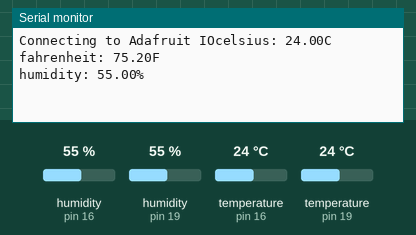
A sketch run on a simulated Arduino Uno, built with avr-gcc and run on an emulated ATmega328P. Shown: the last lines printed to the serial monitor. The test bench sets the inputs (shaded band); at power-on: humidity (sensors on pin 16, pin 19) 55 %, temperature (sensors on pin 16, pin 19) 24 °C.

Above: at 2.7 s.
2.8 s: humidity (sensor on pin 16) set to 22 %
At 7.5 s:
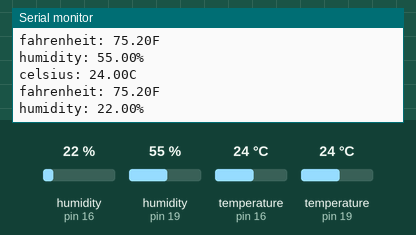
8.6 s: temperature (sensor on pin 16) set to 12 °C
At 13.2 s:
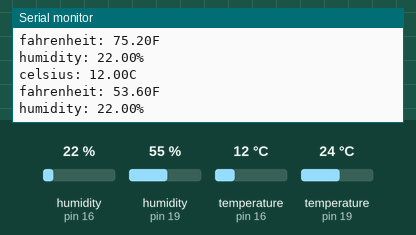
14.4 s: humidity (sensor on pin 16) set to 40 %
At 17.7 s:
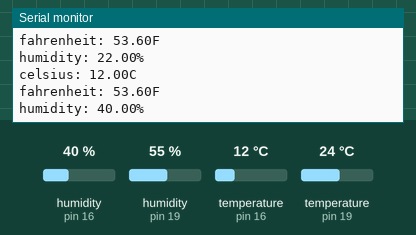
Timing chart, 0 to 19.2 s (numbered marks = the images above; inputs shaded):
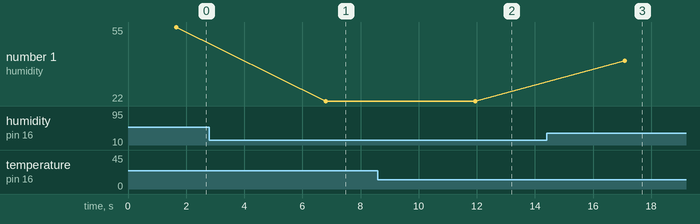

The sketch:

config.h.ino
```cpp
#include "DHT.h"
#include "config.h"
#include <Adafruit_Sensor.h>
#define DHT11PIN 16
#define inDHT11PIN 19

DHT dht(DHT11PIN, DHT11);
DHT indht(inDHT11PIN, DHT11);


AdafruitIO_Feed *temperature = io.feed("temperature");
AdafruitIO_Feed *humidity = io.feed("humidity");

AdafruitIO_Feed *intemperature = io.feed("intemperature");
AdafruitIO_Feed *inhumidity = io.feed("inhumidity");

void setup()
{

  Serial.begin(115200);
/* Start the DHT11 Sensor */
  while(! Serial);

  // initialize dht22
  dht.begin();
  indht.begin();
  // connect to io.adafruit.com
  Serial.print("Connecting to Adafruit IO");
  io.connect();

  // wait for a connection
  while(io.status() < AIO_CONNECTED) {
    Serial.print(".");
    delay(500);
  Serial.println();
  Serial.println(io.statusText());
}
}

void loop()
{
  io.run();


  float humi = dht.readHumidity();
  float temp = dht.readTemperature();
  float inhumi = indht.readHumidity();
  float intemp = indht.readTemperature();

   float celsius = temp;
  float fahrenheit = (celsius * 1.8) + 32;

    float incelsius = temp;
  float infahrenheit = (incelsius * 1.8) + 32;

  Serial.print("celsius: ");
  Serial.print(celsius);
  Serial.println("C");

  Serial.print("fahrenheit: ");
  Serial.print(fahrenheit);
  Serial.println("F");

  inhumidity->save(inhumi);
  intemperature->save(infahrenheit);

  Serial.print("humidity: ");
  Serial.print(humi);
  Serial.println("%");

  humidity->save(humi);
  delay(5000);
}
```

config.h
```cpp
/************************ Adafruit IO Config *******************************/

// visit io.adafruit.com if you need to create an account,
// or if you need your Adafruit IO key.
#define IO_USERNAME "ytian27"
#define IO_KEY "aio_YfXC65LbeoRybQtG87A4NKnzCkkz"

/******************************* WIFI **************************************/

// the AdafruitIO_WiFi client will work with the following boards:
//   - HUZZAH ESP8266 Breakout -> https://www.adafruit.com/products/2471
//   - Feather HUZZAH ESP8266 -> https://www.adafruit.com/products/2821
//   - Feather HUZZAH ESP32 -> https://www.adafruit.com/product/3405
//   - Feather M0 WiFi -> https://www.adafruit.com/products/3010
//   - Feather WICED -> https://www.adafruit.com/products/3056
//   - Adafruit PyPortal -> https://www.adafruit.com/product/4116
//   - Adafruit Metro M4 Express AirLift Lite ->
//   https://www.adafruit.com/product/4000
//   - Adafruit AirLift Breakout -> https://www.adafruit.com/product/4201
//   - Adafruit AirLift Shield -> https://www.adafruit.com/product/4285
//   - Adafruit AirLift FeatherWing -> https://www.adafruit.com/product/4264

#define WIFI_SSID "HP Setup"
#define WIFI_PASS "detkin101"

// uncomment the following line if you are using airlift
// #define USE_AIRLIFT

// uncomment the following line if you are using winc1500
// #define USE_WINC1500

// uncomment the following line if you are using mrk1010 or nano 33 iot
//#define ARDUINO_SAMD_MKR1010

// comment out the following lines if you are using fona or ethernet
#include "AdafruitIO_WiFi.h"

#if defined(USE_AIRLIFT) || defined(ADAFRUIT_METRO_M4_AIRLIFT_LITE) ||         \
    defined(ADAFRUIT_PYPORTAL)
// Configure the pins used for the ESP32 connection
#if !defined(SPIWIFI_SS) // if the wifi definition isnt in the board variant
// Don't change the names of these #define's! they match the variant ones
#define SPIWIFI SPI
#define SPIWIFI_SS 10 // Chip select pin
#define NINA_ACK 9    // a.k.a BUSY or READY pin
#define NINA_RESETN 6 // Reset pin
#define NINA_GPIO0 -1 // Not connected
#endif
AdafruitIO_WiFi io(IO_USERNAME, IO_KEY, WIFI_SSID, WIFI_PASS, SPIWIFI_SS,
                   NINA_ACK, NINA_RESETN, NINA_GPIO0, &SPIWIFI);
#else
AdafruitIO_WiFi io(IO_USERNAME, IO_KEY, WIFI_SSID, WIFI_PASS);
#endif
/******************************* FONA **************************************/

// the AdafruitIO_FONA client will work with the following boards:
//   - Feather 32u4 FONA -> https://www.adafruit.com/product/3027

// uncomment the following two lines for 32u4 FONA,
// and comment out the AdafruitIO_WiFi client in the WIFI section
// #include "AdafruitIO_FONA.h"
// AdafruitIO_FONA io(IO_USERNAME, IO_KEY);

/**************************** ETHERNET ************************************/

// the AdafruitIO_Ethernet client will work with the following boards:
//   - Ethernet FeatherWing -> https://www.adafruit.com/products/3201

// uncomment the following two lines for ethernet,
// and comment out the AdafruitIO_WiFi client in the WIFI section
// #include "AdafruitIO_Ethernet.h"
// AdafruitIO_Ethernet io(IO_USERNAME, IO_KEY);
```

Measured:
- after the input at 2.8 s, the serial monitor: prints a new line after 4.0 s (image 1)
- after the input at 8.6 s, the serial monitor: prints a new line after 3.3 s (image 2)
- after the input at 14.4 s, the serial monitor: prints a new line after 2.7 s (image 3)
- plotted number 1: 55 → 22 after the input at 2.8 s, 22 → 40 after the input at 14.4 s
